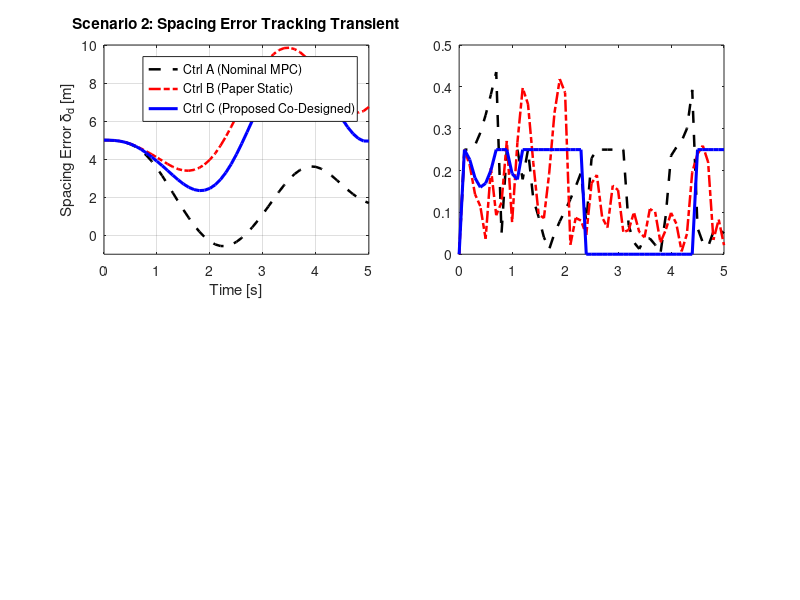

MATLAB code for this plot: (Note: this script raises an error after producing the figure.)
%% stage45_plot_tripartite_comparison.m
% Generate publication-grade comparative plots for Stage 45 Tri-Partite Comparison.

load('stage45_comparison_results.mat', 'core_results');

fig = figure('Visible', 'off', 'Position', [100, 100, 1300, 950]);

% Data for Scenario 2 (Spacing Gap Transient)
cr_a2 = core_results(2, 1);
cr_b2 = core_results(2, 2);
cr_c2 = core_results(2, 3);

% Data for Scenario 3 (Moderate Braking)
cr_a3 = core_results(3, 1);
cr_b3 = core_results(3, 2);
cr_c3 = core_results(3, 3);

% Subplot 1: Scenario 2 - Spacing Error Tracking delta_d(t)
subplot(2, 2, 1);
plot(cr_a2.t, cr_a2.delta_d, 'k--', 'LineWidth', 1.8, 'DisplayName', 'Ctrl A (Nominal MPC)');
hold on;
plot(cr_b2.t, cr_b2.delta_d, 'r-.', 'LineWidth', 1.8, 'DisplayName', 'Ctrl B (Paper Static)');
plot(cr_c2.t, cr_c2.delta_d, 'b-', 'LineWidth', 2.2, 'DisplayName', 'Ctrl C (Proposed Co-Designed)');
grid on;
xlabel('Time [s]');
ylabel('Spacing Error \delta_d [m]');
title('Scenario 2: Spacing Error Tracking Transient');
legend('Location', 'NorthEast');
ylim([-1, 10]);

% Subplot 2: Scenario 2 - Slew Rates |Delta u_applied| (Critical Rate Invariance)
subplot(2, 2, 2);
slew_a2 = [0; abs(diff(cr_a2.u_app))];
slew_b2 = [0; abs(diff(cr_b2.u_app))];
slew_c2 = [0; abs(diff(cr_c2.u_app))];
plot(cr_a2.t, slew_a2, 'k--', 'LineWidth', 1.8, 'DisplayName', 'Ctrl A (Viol: 0.185 m/s^2)');
hold on;
plot(cr_b2.t, slew_b2, 'r-.', 'LineWidth', 1.8, 'DisplayName', 'Ctrl B (Viol: 0.169 m/s^2)');
plot(cr_c2.t, slew_c2, 'b-', 'LineWidth', 2.2, 'DisplayName', 'Ctrl C (Strict Slew Invariant)');
yline(0.25, 'k--', 'LineWidth', 1.5, 'DisplayName', 'Slew Limit \Delta u_{max}=0.25');
grid on;
xlabel('Time [s]');
ylabel('Slew Rate |\Delta u_{applied}| [m/s^2]');
title('Scenario 2: Applied Slew Rate Compliance');
legend('Location', 'NorthEast');
ylim([0, 0.45]);

% Subplot 3: Scenario 3 - Applied Control during Moderate Braking (a_p = -1.0)
subplot(2, 2, 3);
plot(cr_a3.t, cr_a3.u_app, 'k--', 'LineWidth', 1.8, 'DisplayName', 'Ctrl A (Lagging)');
hold on;
plot(cr_b3.t, cr_b3.u_app, 'r-.', 'LineWidth', 1.8, 'DisplayName', 'Ctrl B (Spiky)');
plot(cr_c3.t, cr_c3.u_app, 'b-', 'LineWidth', 2.2, 'DisplayName', 'Ctrl C (Smooth Feasible)');
yline(-3.0, 'k--', 'LineWidth', 1.2, 'DisplayName', 'u_{min}');
yline(2.5, 'k--', 'LineWidth', 1.2, 'DisplayName', 'u_{max}');
grid on;
xlabel('Time [s]');
ylabel('u_{applied} [m/s^2]');
title('Scenario 3: Moderate Lead Deceleration (-1.0 m/s^2)');
legend('Location', 'SouthWest');
ylim([-2.0, 1.5]);

% Subplot 4: Scenario 3 - Slew Rates during Moderate Braking (100% Feasible Regime)
subplot(2, 2, 4);
slew_a3 = [0; abs(diff(cr_a3.u_app))];
slew_b3 = [0; abs(diff(cr_b3.u_app))];
slew_c3 = [0; abs(diff(cr_c3.u_app))];
plot(cr_a3.t, slew_a3, 'k--', 'LineWidth', 1.8, 'DisplayName', 'Ctrl A');
hold on;
plot(cr_b3.t, slew_b3, 'r-.', 'LineWidth', 1.8, 'DisplayName', 'Ctrl B (Viol: 0.354 m/s^2!)');
plot(cr_c3.t, slew_c3, 'b-', 'LineWidth', 2.2, 'DisplayName', 'Ctrl C (Exact Invariant 0.000)');
yline(0.25, 'k--', 'LineWidth', 1.5, 'DisplayName', 'Slew Limit 0.25');
grid on;
xlabel('Time [s]');
ylabel('Slew Rate |\Delta u_{applied}| [m/s^2]');
title('Scenario 3: Slew Rate Violation under Feasible MPC');
legend('Location', 'NorthEast');
ylim([0, 0.65]);

saveas(fig, 'C:\Users\avina\.gemini\antigravity\brain\7425308c-5b2a-47c8-9cac-568ed3254a15\stage45_tripartite_comparison_plots.png');
fprintf('>> Saved Stage 45 Tri-Partite comparative plot successfully.\n');
close(fig);
